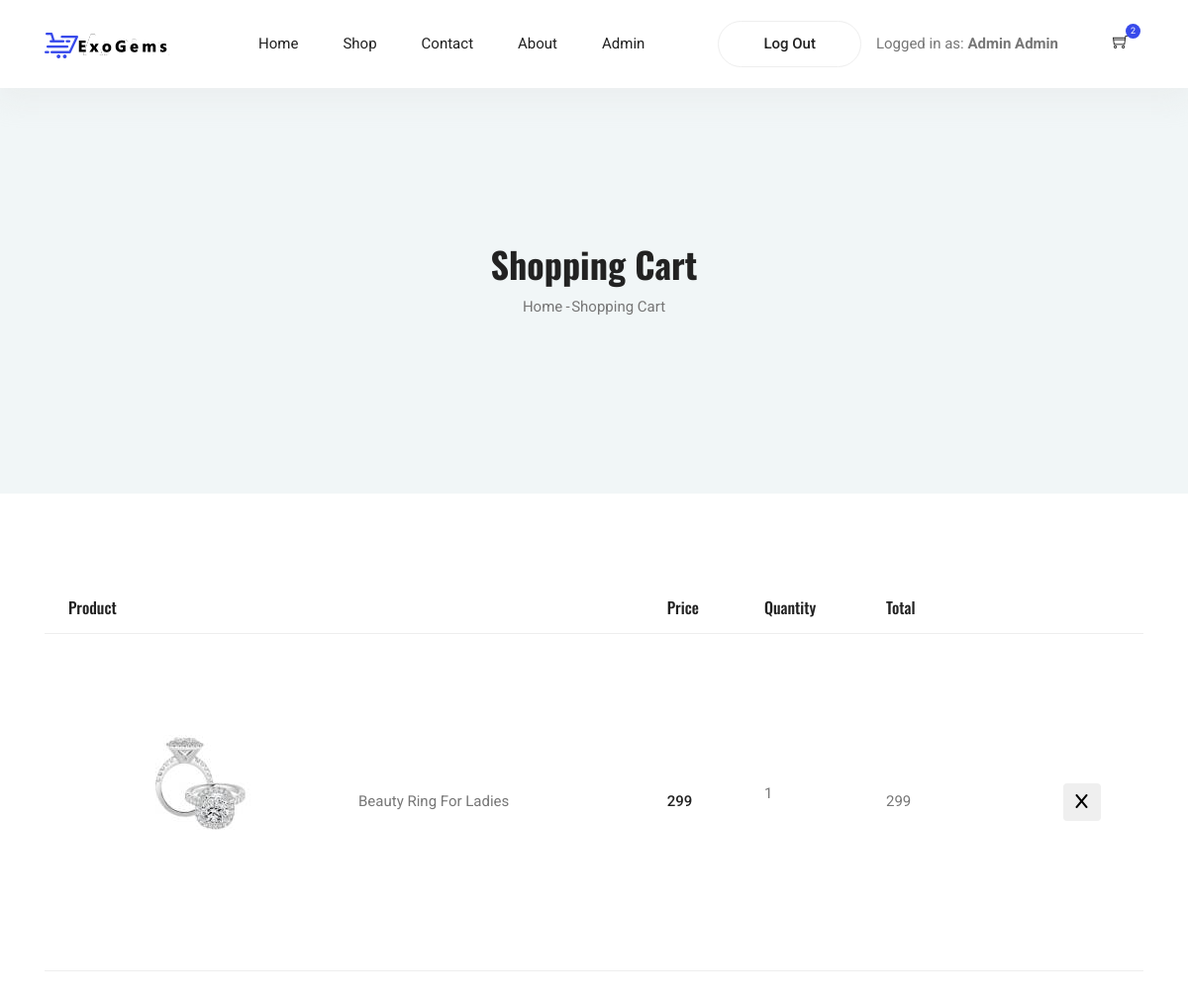
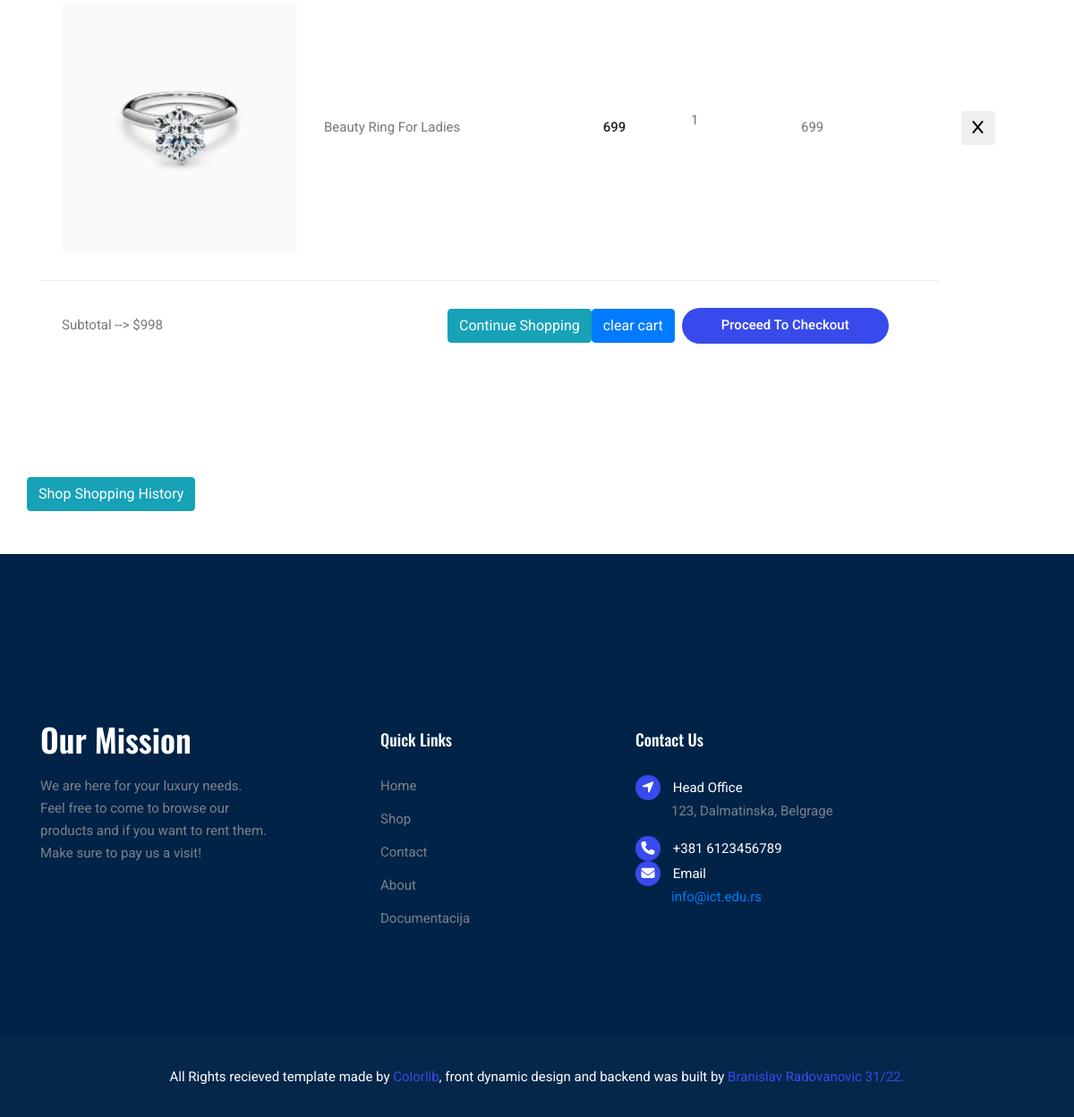
The app's page /cart.php (signed in) with its own data (2 pictures, top to bottom).
### tables this page shows
CREATE TABLE `header` (
  `id` int(11) NOT NULL,
  `path` varchar(100) NOT NULL,
  `name` varchar(100) NOT NULL
);

CREATE TABLE `cart` (
  `id` int(11) NOT NULL,
  `user_id` int(11) NOT NULL,
  `created_at` datetime NOT NULL DEFAULT current_timestamp(),
  `status` bit(1) NOT NULL DEFAULT b'1'
);

CREATE TABLE `pictures` (
  `id` int(11) NOT NULL,
  `path` varchar(100) NOT NULL
);

CREATE TABLE `products` (
  `id` int(11) NOT NULL,
  `name` varchar(100) NOT NULL,
  `text` varchar(1000) NOT NULL,
  `weight` float NOT NULL,
  `quantityAvailable` int(11) NOT NULL,
  `unitsSold` int(11) DEFAULT 0,
  `created_at` datetime NOT NULL DEFAULT current_timestamp(),
  `updated_at` datetime DEFAULT NULL,
  `category_id` int(11) NOT NULL,
  `picture_id` int(11) NOT NULL
);

### php/logic.php (called while the page is built, shortened)
<?php
function getHeader(){
    global $conn;
    $query = "SELECT * FROM header";
    $rez = $conn -> query($query) ->fetchAll();
    return $rez;
}
function isLogged()
{
    return isset($_SESSION["user"]);
}
function getCartId($uid){
    global $conn;
    $query = "SELECT id FROM cart WHERE user_id = $uid AND status = 1";
    return $conn -> query($query) -> fetch();
}
function getCartItems($cartId){
    global $conn;
    $query = "SELECT c.id as cartId, p.id as productId,pic.path as imgSrc, p.name as productName,p.text as `text`, SUM(cp.quantity) as quantity, SUM(cp.quantity) * pri.price as totalPerProd, pri.price as price FROM cart_product cp INNER JOIN products p ON cp.product_id = p.id INNER JOIN cart c ON cp.cart_id = c.id INNER JOIN prices pri ON p.id = pri.product_id INNER JOIN pictures pic ON p.picture_id = pic.id WHERE cp.cart_id = $cartId AND c.status = 1 GROUP BY cp.product_id";
    $rez = $conn -> query($query) -> fetchAll();
    return $rez;
}

### cart.php (the view, shortened to what this page needs)
<?php
include("php/logic.php");
?>
<!DOCTYPE html>
<html lang="en">
<head>
	<?php include("php/head.php"); ?>
</head>
<body>
  <?php include("php/header.php"); ?>
	<section class="blog-banner-area" id="category">
		<div class="container h-100">
			<div class="blog-banner">
				<div class="text-center">
					<h1>Shopping Cart</h1>
					<nav aria-label="breadcrumb" class="banner-breadcrumb">
            <ol class="breadcrumb">
              <li class="breadcrumb-item"><a href="#">Home</a></li>
              <li class="breadcrumb-item active" aria-current="page">Shopping Cart</li>
            </ol>
          </nav>
				</div>
			</div>
    </div>
	</section>
  <section class="cart_area">
      <div class="container">
          <div class="cart_inner">
              <div class="table-responsive">
                  <table class="table" id="cartItemsHolder">
				  	<thead>
						<tr>
							<th scope="col">Product</th>
							<th scope="col">Price</th>
							<th scope="col">Quantity</th>
							<th scope="col">Total</th>
						</tr>
    				</thead>
					<tbody>
					<?php
						$total = 0;
					   foreach($cart as $item):
						$total += $item -> totalPerProd;
					?>
					<tr>
						<td>
								<div class="media">
									<div class="d-flex">
										<img src="<?= $item -> imgSrc?>" alt="${product.img.alt}">
									</div>
									<div class="media-body">
										<p id="textProduct"><?= $item ->text ?></p>
									</div>
								</div>
						</td>
						<td>
							<h5 id="price"><?= $item -> price ?></h5>
						</td>
						<td>
							<div class="product_count">
								<p><?= $item -> quantity ?></p>
							</div>
						</td>
						<td>
							<?= $item -> totalPerProd?>
						</td>
						<td>
							<form action= "php/delSingleItem.php" method = "POST">
								<button type = "submit"  class="removeItem btn" > <i class="fa-solid fa-x "></i> </button>
							</form>
						</td>
        		 	</tr>
					<?php endforeach; ?>
						<tr class="out_button_area">
                              <td class="">
							  Subtotal --> <?= $total == 0? "/" : "$$total" ?>
                              </td>
                              <td>
                                  <div class="checkout_btn_inner d-flex align-items-center">
                                      <a class="btn btn-info" href="category.php">Continue Shopping</a>
										<form action="php/deleteCartLogic.php" method = "POST">
											<input type="submit" id = "clearCart" class = "btn btn-primary" value="clear cart"/>
										</form>
										<?php
											$cart = getCartItems(getCartId($_SESSION['user'] -> id) -> id);
											$i = 0;
											foreach($cart as $item){
												$i++;
											}
											if($i > 0):
										?>
                                      <a class="primary-btn ml-2" href="checkout.php">Proceed to checkout</a>
									  <?php endif;?>
                                  </div>
                              </td>
                          </tr>
						  </tbody>
                  </table>
              </div>
          </div>
      </div>
  </section>
<div class="container">
	<div class="row">
		<a class = "btn my-5 btn-info " href = "shopHistory.php">Shop Shopping History</a>
	</div>
</div>
  <?php include("php/footer.php"); ?>
</body>
</html>

### php/header.php (shortened to what this page needs)
<?php
$header = getHeader();
?>
<header class="header_area">
    <div class="main_menu">
      <nav class="navbar navbar-expand-lg navbar-light">
        <div class="container">
          <a class="navbar-brand logo_h" href="index.php"><img src="img/logo.png" alt=""></a>
          <div class="collapse navbar-collapse offset" id="navbarSupportedContent">
            <ul class="nav navbar-nav menu_nav ml-auto mr-auto">
              <?php
                foreach($header as $item):
                  if($item -> name == "Home" || $item -> name == "Shop" || $item -> name == "Contact" || $item -> name == "About"):
              ?>
                    <li class="nav-item"><a class="nav-link" href="<?= $item -> path?>"><?= $item -> name ?></a></li>
                  <?php
                  endif; ?>
                  <?php if($item -> name == "Admin" && isset($_SESSION["user"]) && $_SESSION["user"] -> roleName == "admin"): ?>
                    <li class="nav-item"><a class="nav-link" href="<?= $item -> path?>"><?= $item -> name ?></a></li>
                  <?php
                    endif;
                  endforeach;
                  ?>
            </ul>
            <ul class="nav-shop d-flex justify-content-evenly my-3 align-items-center">
                <?php
                  foreach($header as $item):
                ?>
                <?php  endif;
                    if(isLogged() && $item -> name == "Log Out"):
                ?>
                  <li class='nav-item'><a class='button button-header' href="<?= $item -> path?>"><?= $item -> name ?></a></li>
                  <?php endif;
                 endforeach;?>
                <?php if(isLogged()):?>
                  <li class='nav-item'>Logged in as: <b><?=$_SESSION['user']-> name?> <?=$_SESSION['user']-> lastname?></b></li>
                <?php endif?>
              <li class="nav-item">
                <button id="cartButton">
                  <a href="cart.php">
                    <i class="ti-shopping-cart"></i>
                    <span class="nav-shop__circle" id="cartNumberOfProducts">
                      <?php
                      if(isLogged()){
                                $cart = getCartItems(getCartId($_SESSION['user'] -> id) -> id);
                                $i = 0;
                                foreach($cart as $item){
                                    $i++;
                                }
                                echo $i;
                              }
                    ?> </span>
                  </a>
                </button>
              </li>
            </ul>
          </div>
        </div>
      </nav>
    </div>
  </header>

### css/style.css (style rules this page uses)
body { color:#777;font-family:"Roboto",sans-serif;font-size:15px;font-weight:400;line-height:1.667 }
ul { list-style-type:none;margin:0;padding:0 }
button { cursor:pointer }
h1,h2,h3,h4,h5,h6 { font-family:"Oswald",sans-serif;color:#222;line-height:1.1 }
h1,.h1 { font-size:50px;font-weight:700 }
a { display:inline-block }
.header_area { position:relative;width:100%;z-index:9999;transition:background 0.4s, all 0.3s linear;box-shadow:0px 10px 27px 3px rgba(221,221,221,0.3) }
.header_area .navbar { background:transparent;padding:0px;border:0px;border-radius:0px }
.header_area .navbar .nav .nav-item { margin-right:45px }
.header_area .navbar .nav .nav-item .nav-link { text-transform:capitalize;color:#222;display:inline-block }
@media (min-width: 991px) { .header_area .navbar .nav .nav-item .nav-link { padding:32px 0px } }
.header_area .navbar .nav .nav-item .nav-link:after { display:none }
.header_area .navbar .nav .nav-item:last-child { margin-right:0px }
.nav-shop li { display:inline-block;margin-right:15px }
.nav-shop li i,.nav-shop li span { font-size:16px;color:#222 }
.nav-shop li button { padding:0;border:0;background:transparent;position:relative }
.nav-shop li button .nav-shop__circle { font-size:9px;display:inline-block;background:#384aeb;color:#fff;padding:0px 5px;border-radius:50%;position:absolute;top:-8px;right:-12px }
.nav-shop li:last-child { margin-left:40px }
.button { display:inline-block;border:1px solid #384aeb;border-radius:30px;color:#222;font-weight:500;padding:12px 50px;background:#384aeb;color:#fff;transition:all .4s ease }
.button-header { padding:10px 45px;background:transparent;color:#222;border-color:#EEEEEE }
.blog-banner { position:relative }
.blog-banner h4,.blog-banner h1,.blog-banner a { text-transform:capitalize;color:#fff }
.blog-banner h1 { font-size:30px;margin-bottom:10px;color:#222 }
@media (min-width: 992px) { .blog-banner h1 { font-size:36px } }
.blog-banner-area { height:280px;position:relative;z-index:1 }
@media (min-width: 1000px) { .blog-banner-area { height:410px } }
.blog-banner-area .blog-banner { position:absolute;top:50%;left:50%;width:100%;transform:translate(-50%, -50%) }
.blog-banner-area::after { content:"";display:block;position:absolute;top:0;left:0;width:100%;height:100%;background:#f1f6f7;z-index:-1 }
.banner-breadcrumb { display:inline-block }
.banner-breadcrumb .breadcrumb { background:transparent;padding:0 }
.banner-breadcrumb .breadcrumb-item { padding:.1rem }
.banner-breadcrumb .breadcrumb-item a { text-transform:capitalize;color:#777777 }
.banner-breadcrumb .breadcrumb-item+.breadcrumb-item::before { color:#777777;padding-right:.1rem;content:"-" }
.banner-breadcrumb .breadcrumb-item.active { color:#777777 }
.cart_area { padding-top:90px;padding-bottom:55px }
.cart_inner .table th,.cart_inner .table td { padding:.75rem 1.5rem;border-color:#EEEEEE }
.cart_inner .table thead tr th { border-top:0px;font-size:16px;font-weight:500;font-family:"Oswald",sans-serif;color:#222;border-bottom:0px !important }
.cart_inner .table tbody tr td { padding-top:30px;padding-bottom:30px;vertical-align:middle;align-self:center }
.cart_inner .table tbody tr td .media .d-flex { padding-right:30px }
.cart_inner .table tbody tr td .media .d-flex img { border-radius:3px }
.cart_inner .table tbody tr td .media .media-body { vertical-align:middle;align-self:center }
.cart_inner .table tbody tr td .media .media-body p { margin-bottom:0px }
.cart_inner .table tbody tr td h5 { font-size:15px;color:#222;font-family:"Roboto",sans-serif;margin-bottom:0px }
.cart_inner .table tbody tr td .product_count { margin-bottom:0px }
.cart_inner .table tbody tr.out_button_area .checkout_btn_inner { margin-left:-395px }
.cart_inner .table tbody tr.out_button_area .checkout_btn_inner .primary-btn { height:40px;padding:0px 44px;line-height:38px;text-transform:capitalize;background:#384aeb;border-radius:30px;color:#fff;font-weight:500 }
.product_count { display:inline-block;position:relative;margin-bottom:24px }

### records on screen
header: name "Home"
header: name "Shop"
header: name "Contact"
header: name "About"
header: name "Admin"
header: name "Log Out"
cart: pictures.path (picture), products.text "Beauty Ring For Ladies", item "299", item "1", item "699"

### other values on screen
$i "2"
$total "998"
